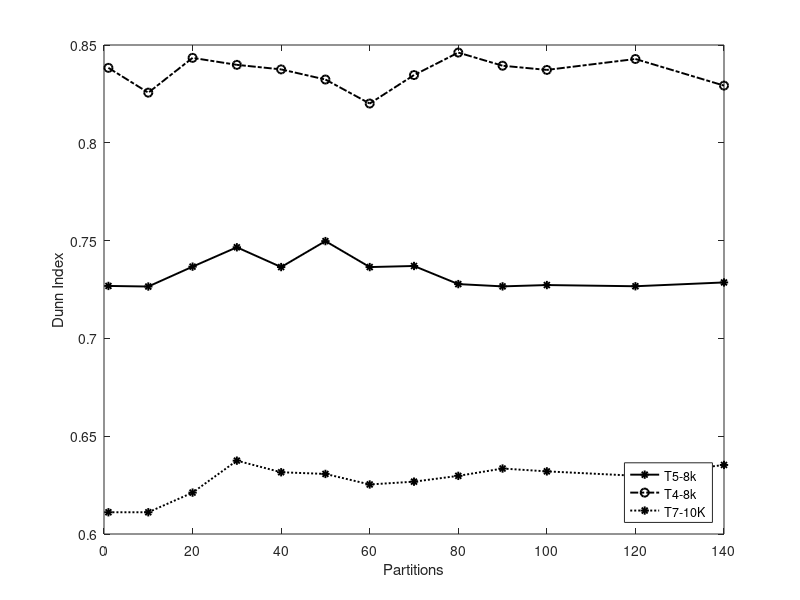

This chart was generated by the following MATLAB code:

number_of_partitions =   [1,     10,   20,   30,   40,   50,  60,   70,   80,   90,   100, 120, 140];

t5_8k_dunn = [0.726820568046962,0.726522439074036 ,0.736678633125078 ,0.746585064106259 ,0.736469729435761 ,0.749744414088106 ,0.736468584667004 ,0.737023685670638 ,0.727764468617925 ,0.726596420079534 ,0.727274283020811 ,0.726662466102612,0.728611007973946];

t4_8k_dunn = [0.83831593078015 ,0.82564059296172 ,0.84342172281828 ,0.83985582270366 ,0.8375315625188 ,0.83234959036219 ,0.82007107455411 ,0.83462829952726 ,0.84612935063999 ,0.83940186493706 ,0.83726672243544 ,0.84284360883261 ,0.82924190416755];              

t7_10k_dunn = [0.611117505956206, 0.611117505956206, 0.621157510946845, 0.637500201476384, 0.631572369494383, 0.63071103017191, 0.625325110746533, 0.626761525847559, 0.629724336548834, 0.633470288904316, 0.632020945009179, 0.629772586753304, 0.635302771677268];

plot(number_of_partitions,t5_8k_dunn,'-*k','LineWidth',1.4);
hold on
plot(number_of_partitions,t4_8k_dunn,'-.ok','LineWidth',1.4);
hold on
plot(number_of_partitions,t7_10k_dunn,':*k','LineWidth',1.4);

leg = legend('T5-8k','T4-8k', 'T7-10K');
set(leg,'Location','SouthEast');
hold off

xlabel('Partitions');
ylabel('Dunn Index');
